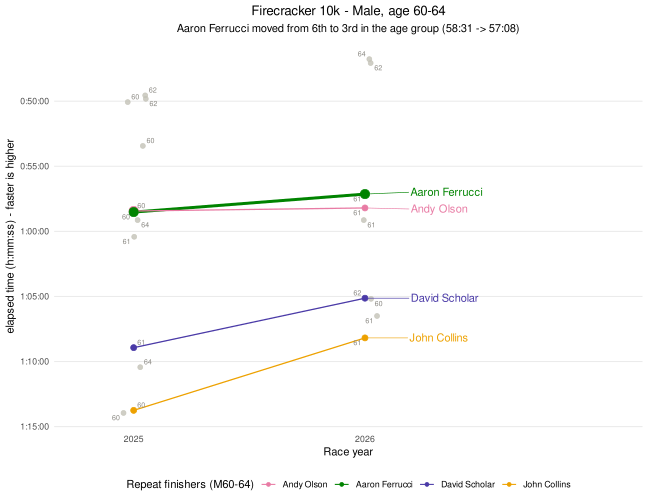

Here is the R script that generated this plot:
library(ggplot2)
library(ggrepel)
library(dplyr)

# TODO: next, try adding 2024 data into the chart (data/firecracker_10k_2024.txt)

timestr <- function(elapsed) {
  seconds <- elapsed
  hours <- as.integer(seconds / 3600)
  seconds <- seconds - hours * 3600
  minutes <- as.integer(seconds / 60)
  seconds <- round(seconds - minutes * 60, digits=2)

  minute_prefix <- ifelse(minutes < 10, "0", "")
  minutes <- paste0(minute_prefix, minutes)
  second_prefix <- ifelse(seconds < 10, "0", "")
  seconds <- paste0(second_prefix, seconds)

  time <- paste(hours, minutes, seconds, sep=":")
  return(time)
}

parse_time <- function(hms_str) {
  sapply(strsplit(hms_str, ":"), function(hms) Reduce(function(acc, x) as.numeric(acc) * 60 + as.numeric(x), hms))
}

# 2025: no header row in the raw file
data2025 <- read.table("data/firecracker_10k_2025.txt", header=F, sep="\t", quote="", stringsAsFactors=F,
  col.names=c("Place","Bib","Full.Name","Gender","Age","City","State","Time",
              "GenderPlace","AgeGroup","AgeGroupPlace","Pace","Blank1","Blank2"))
data2025$Time <- parse_time(data2025$Time)
data2025$Year <- "2025"

# 2026: the last line of the raw data is malformed; using the manually-modified file (see main.R)
data2026 <- read.table("data/firecracker_10k_2026_manually_modified.txt", header=T, sep="\t", quote="", stringsAsFactors=F)
data2026$Time <- parse_time(data2026$Gun.Elapsed.Time)
data2026$Year <- "2026"

cols <- c("Full.Name", "Age", "Time", "Year")
combined <- rbind(data2025[data2025$Gender == "Male" & data2025$Age >= 60 & data2025$Age <= 64, cols],
                   data2026[data2026$Gender == "Male" & data2026$Age >= 60 & data2026$Age <= 64, cols])

combined <- combined %>%
  group_by(Year) %>%
  mutate(AgeGroupRank = rank(Time, ties.method="min")) %>%
  ungroup()

# names that raced male 60-64 in both years
repeat_names <- intersect(combined$Full.Name[combined$Year == "2025"],
                           combined$Full.Name[combined$Year == "2026"])

combined$Runner <- ifelse(combined$Full.Name %in% repeat_names, combined$Full.Name, "Other finishers")
combined$Runner <- factor(combined$Runner, levels=c(repeat_names, "Other finishers"))

field <- combined[combined$Runner == "Other finishers",]
repeats <- combined[combined$Runner != "Other finishers",]

# numeric x position so the age labels can be anchored to the same jittered
# spot as each field dot (position_jitter inside geom_point has no data the
# repel label layer can see, so the jitter has to be computed once, here)
xpos <- c(`2025`=1, `2026`=2)
set.seed(42)
field$PlotX <- xpos[field$Year] + runif(nrow(field), -0.06, 0.06)
repeats$PlotX <- xpos[repeats$Year]

# validated palette slots: magenta, green, violet, yellow. Andy Olson gets
# magenta (not the usual slot-1 blue) because it separates further from Aaron's
# green than blue does (normal-vision ΔE 35.9 vs 29.0, CVD ΔE 17.6 vs 26.5) --
# Andy's 2025 dot sits almost on top of Aaron's, so the extra separation matters.
runner_colors <- setNames(c("#e87ba4", "#008300", "#4a3aa7", "#eda100")[seq_along(repeat_names)], repeat_names)
runner_colors["Other finishers"] <- "#c3c2b7"

# highlight Aaron Ferrucci with a heavier line/point throughout, plus Andy
# Olson's 2025 dot, since it sits only 5 seconds from Aaron's that year
repeats$is_ferrucci <- repeats$Full.Name == "Aaron Ferrucci"
repeats$highlight_point <- repeats$is_ferrucci |
  (repeats$Full.Name == "Andy Olson" & repeats$Year == "2025")

time_ticks <- seq(45*60, 75*60, by=5*60)

label_data <- repeats[repeats$Year == "2026",]

# every dot, both years, gets a small muted age label anchored to its exact
# (possibly jittered) plotted position
age_labels <- rbind(field[, c("PlotX","Time","Age")], repeats[, c("PlotX","Time","Age")])

set.seed(42)
slope_plot <-
  ggplot() +
  geom_point(data=field, aes(x=PlotX, y=Time), color="#c3c2b7", size=2, alpha=0.8) +
  geom_line(data=repeats, aes(x=PlotX, y=Time, group=Full.Name, color=Runner, linewidth=is_ferrucci)) +
  geom_point(data=repeats, aes(x=PlotX, y=Time, color=Runner, size=highlight_point)) +
  geom_text_repel(data=age_labels, aes(x=PlotX, y=Time, label=Age),
                   size=2.5, color="#898781", segment.size=0.2, segment.color="#c3c2b7",
                   box.padding=0.15, point.padding=0.05, force=0.3, max.overlaps=Inf, seed=42) +
  geom_text_repel(data=label_data, aes(x=PlotX, y=Time, label=Full.Name, color=Runner),
                   nudge_x=0.2, hjust=0, direction="y", segment.size=0.3, show.legend=F) +
  scale_color_manual(values=runner_colors, breaks=repeat_names, name="Repeat finishers (M60-64)") +
  scale_linewidth_manual(values=c(`FALSE`=0.6, `TRUE`=1.4), guide="none") +
  scale_size_manual(values=c(`FALSE`=2.5, `TRUE`=4), guide="none") +
  scale_y_reverse(breaks=time_ticks, labels=timestr(time_ticks), name="elapsed time (h:mm:ss) - faster is higher") +
  scale_x_continuous(breaks=c(1, 2), labels=c("2025", "2026"), expand=expansion(add=c(0.3, 1.0))) +
  labs(x="Race year",
       title="Firecracker 10k - Male, age 60-64",
       subtitle="Aaron Ferrucci moved from 6th to 3rd in the age group (58:31 -> 57:08)") +
  theme_minimal() +
  theme(
    panel.grid.minor = element_blank(),
    panel.grid.major.x = element_blank(),
    plot.title = element_text(hjust = 0.5),
    plot.subtitle = element_text(hjust = 0.5),
    legend.position = "bottom"
  )

print(slope_plot)
svg(filename="slope_male_60_64.svg", width=9, height=7)
print(slope_plot)
dev.off()
